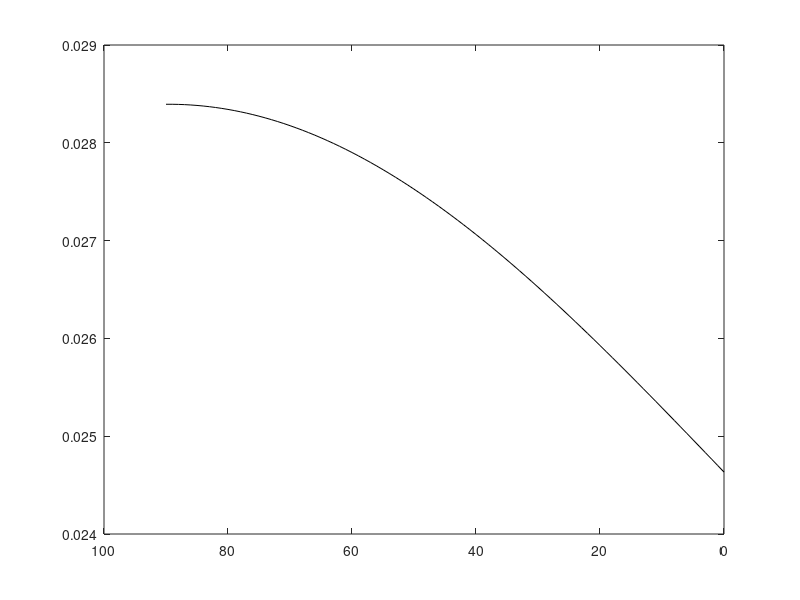

Reproduce this figure in MATLAB.
% xhin=-29.195;xhout=-29.086;
% yhin=-3.849;yhout=-5.988;
% vxhin=0.0000772;vxhout=0.000279;
% vyhin=-0.00354575;vyhout=-0.00351166;
% md=0.1798;
% V=5.25e-4;
% alpha=142.6;
% beta=52.8;
% a=0:1:90;
% b=0;

xhin=17.633;xhout=18.462;
yhin=-25.049;yhout=-24.173;
vxhin=0.00240;vxhout=0.00233;
vyhin=-0.00245;vyhout=-0.00254;
md=0.1798;
V=7.5469e-04;
alpha=118.1749;
beta=77.3579;
a=0:1:90;
b=0;

xhtin=xhin+md*cosd(alpha+a);
yhtin=yhin+md*sind(alpha+a);
vxhtin=vxhin+V*cosd(beta-b);
vyhtin=vyhin+V*sind(beta-b);

xhtout=xhout+md*cosd(alpha-a);
yhtout=yhout+md*sind(alpha-a);
vxhtout=vxhout+V*cosd(beta+b);
vyhtout=vyhout+V*sind(beta+b);

miu=(2*pi)^2/365.25^2;

rin=(xhtin.^2+yhtin.^2).^(1/2);
vin=(vxhtin.^2+vyhtin.^2).^(1/2);
hin=abs(xhtin.*vyhtin-yhtin.*vxhtin);
ain=1./(2./rin-vin.^2/miu);
ein=sqrt(1-hin.^2./(miu.*ain));

rout=(xhtout.^2+yhtout.^2).^(1/2);
vout=(vxhtout.^2+vyhtout.^2).^(1/2);
hout=abs(xhtout.*vyhtout-yhtout.*vxhtout);
aout=1./(2./rout-vout.^2./miu);
eout=sqrt(1-hout.^2./(miu.*aout));

de=eout-ein;

figure;
plot(a,de,'k-');
set(gca,'XDir','reverse');%?X????